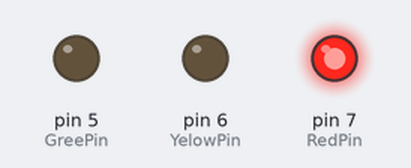
This sketch was run on a simulated Arduino Uno, built with avr-gcc and run on an emulated ATmega328P. On the bench: output pins drawn as LEDs (lit = HIGH).

Above: at 2.5 s.
At 8.5 s:
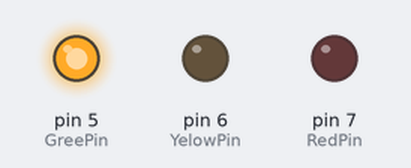
At 12.0 s:
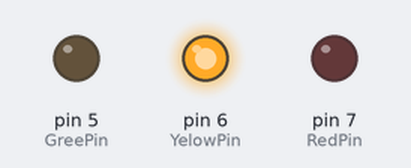
Timing chart, 0 to 16.9 s (numbered marks = the images above):
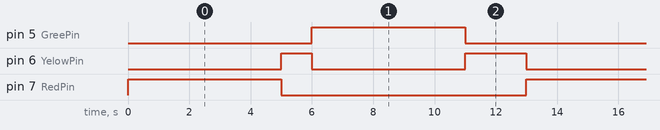

Measured:
- by itself, pin 5 (GreePin), pin 7 (RedPin): alternates HIGH for 5.0 s and LOW for 8.0 s
- by itself, pin 6 (YelowPin): repeats every 13.0 s: LOW 5.0 s, HIGH 2.0 s, LOW 5.0 s, HIGH 1.0 s
- by itself, everything shown: repeats every 13.0 s, in 5 steps

The sketch:

__________________2.ino
```cpp
//Послуговуючись стендом №1, мікроконтролером Arduino UNO, попередньо виконаною програмою з представлення символів азбуки Морзе запрограмувати роботу світлофора у звичайному режимі та режимі «зелена хвиля»
int RedPin = 7;
int YelowPin = 6;
int GreePin = 5;
void setup()
{
pinMode(RedPin, OUTPUT);
pinMode(YelowPin, OUTPUT);
pinMode(GreePin, OUTPUT);
}
void loop()
{
digitalWrite(RedPin, HIGH);
delay(5000);
digitalWrite(RedPin, LOW);
digitalWrite(YelowPin, HIGH);
delay(1000);
digitalWrite(YelowPin, LOW);
digitalWrite(GreePin, HIGH);
delay(5000);
digitalWrite(GreePin, LOW);
digitalWrite(YelowPin, HIGH);
delay(2000);
digitalWrite(YelowPin, LOW);
}
```
